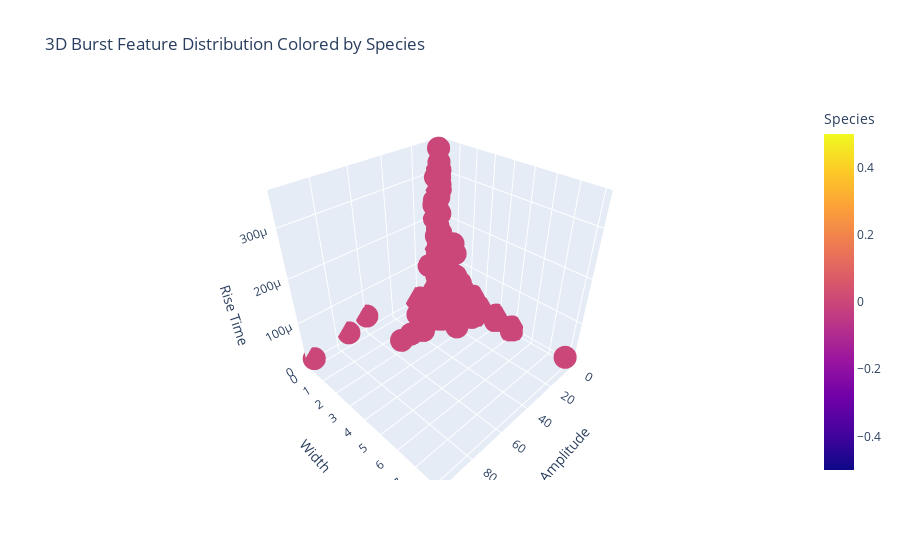
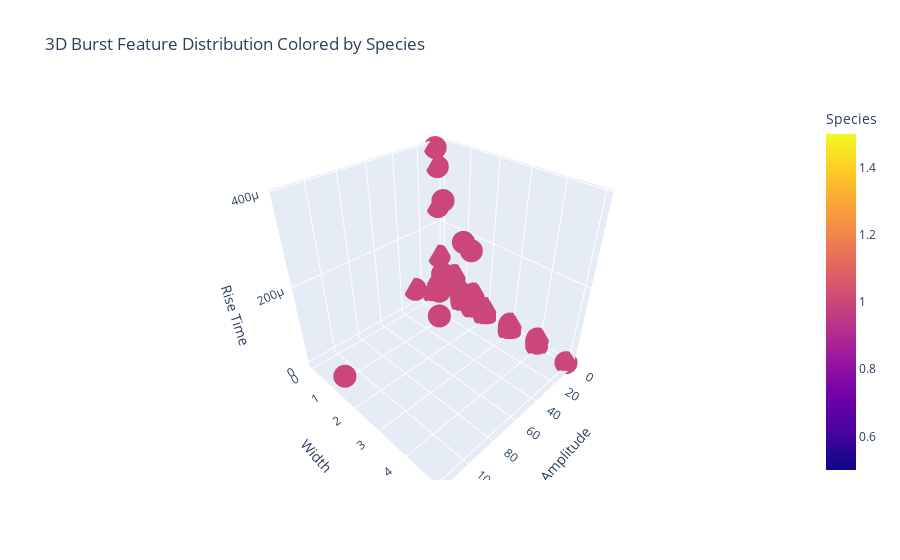

Notebook source saved alongside these figures, in order:
### Code cell
import pandas as pd
import plotly.express as px

filter = 1
df = pd.DataFrame({
    'Amplitude': areas[labels!=filter]/amplitudes[labels!=filter],
    'Width': rises[labels!=filter] / widths[labels!=filter],
    'RiseTime': widths[labels!=filter]/amplitudes[labels!=filter],
    'Labels': labels[labels!=filter]
})

fig = px.scatter_3d(
    df,
    x='Amplitude',
    y='Width',
    z='RiseTime',
    color='Labels',
    title='3D Burst Feature Distribution Colored by Species',
    labels={'Labels': 'Species'}
)

fig.update_layout(scene=dict(
    xaxis_title='Amplitude',
    yaxis_title='Width',
    zaxis_title='Rise Time'
))

fig.show()


filter = 0
df = pd.DataFrame({
    'Amplitude': areas[labels!=filter]/amplitudes[labels!=filter],
    'Width': rises[labels!=filter] / widths[labels!=filter],
    'RiseTime': widths[labels!=filter]/amplitudes[labels!=filter],
    'Labels': labels[labels!=filter]
})

fig = px.scatter_3d(
    df,
    x='Amplitude',
    y='Width',
    z='RiseTime',
    color='Labels',
    title='3D Burst Feature Distribution Colored by Species',
    labels={'Labels': 'Species'}
)

fig.update_layout(scene=dict(
    xaxis_title='Amplitude',
    yaxis_title='Width',
    zaxis_title='Rise Time'
))

fig.show()

### Figure 1 — Plotly figure (JSON) as saved in the notebook; plotly's stock layout.template omitted (floating-point values rounded to 4 significant figures; data arrays with more than 128 entries replaced by an {"elided": "..."} marker saying what was removed)
{"data": [{"hovertemplate": "Amplitude=%{x}<br>Width=%{y}<br>RiseTime=%{z}<br>Species=%{marker.color}<extra></extra>", "legendgroup": "", "marker": {"color": {"elided": "755 float values"}, "coloraxis": "coloraxis", "symbol": "circle"}, "mode": "markers", "name": "", "scene": "scene", "showlegend": false, "type": "scatter3d", "x": {"elided": "755 float values"}, "y": {"elided": "755 float values"}, "z": {"elided": "755 float values"}}], "layout": {"coloraxis": {"colorbar": {"title": {"text": "Species"}}, "colorscale": [[0, "#0d0887"], [0.1111, "#46039f"], [0.2222, "#7201a8"], [0.3333, "#9c179e"], [0.4444, "#bd3786"], [0.5556, "#d8576b"], [0.6667, "#ed7953"], [0.7778, "#fb9f3a"], [0.8889, "#fdca26"], [1, "#f0f921"]]}, "legend": {"tracegroupgap": 0}, "scene": {"domain": {"x": [0, 1], "y": [0, 1]}, "xaxis": {"title": {"text": "Amplitude"}}, "yaxis": {"title": {"text": "Width"}}, "zaxis": {"title": {"text": "Rise Time"}}}, "title": {"text": "3D Burst Feature Distribution Colored by Species"}}}

### Figure 2 — Plotly figure (JSON) as saved in the notebook; plotly's stock layout.template omitted (floating-point values rounded to 4 significant figures; data arrays with more than 128 entries replaced by an {"elided": "..."} marker saying what was removed)
{"data": [{"hovertemplate": "Amplitude=%{x}<br>Width=%{y}<br>RiseTime=%{z}<br>Species=%{marker.color}<extra></extra>", "legendgroup": "", "marker": {"color": {"elided": "185 float values"}, "coloraxis": "coloraxis", "symbol": "circle"}, "mode": "markers", "name": "", "scene": "scene", "showlegend": false, "type": "scatter3d", "x": {"elided": "185 float values"}, "y": {"elided": "185 float values"}, "z": {"elided": "185 float values"}}], "layout": {"coloraxis": {"colorbar": {"title": {"text": "Species"}}, "colorscale": [[0, "#0d0887"], [0.1111, "#46039f"], [0.2222, "#7201a8"], [0.3333, "#9c179e"], [0.4444, "#bd3786"], [0.5556, "#d8576b"], [0.6667, "#ed7953"], [0.7778, "#fb9f3a"], [0.8889, "#fdca26"], [1, "#f0f921"]]}, "legend": {"tracegroupgap": 0}, "scene": {"domain": {"x": [0, 1], "y": [0, 1]}, "xaxis": {"title": {"text": "Amplitude"}}, "yaxis": {"title": {"text": "Width"}}, "zaxis": {"title": {"text": "Rise Time"}}}, "title": {"text": "3D Burst Feature Distribution Colored by Species"}}}
